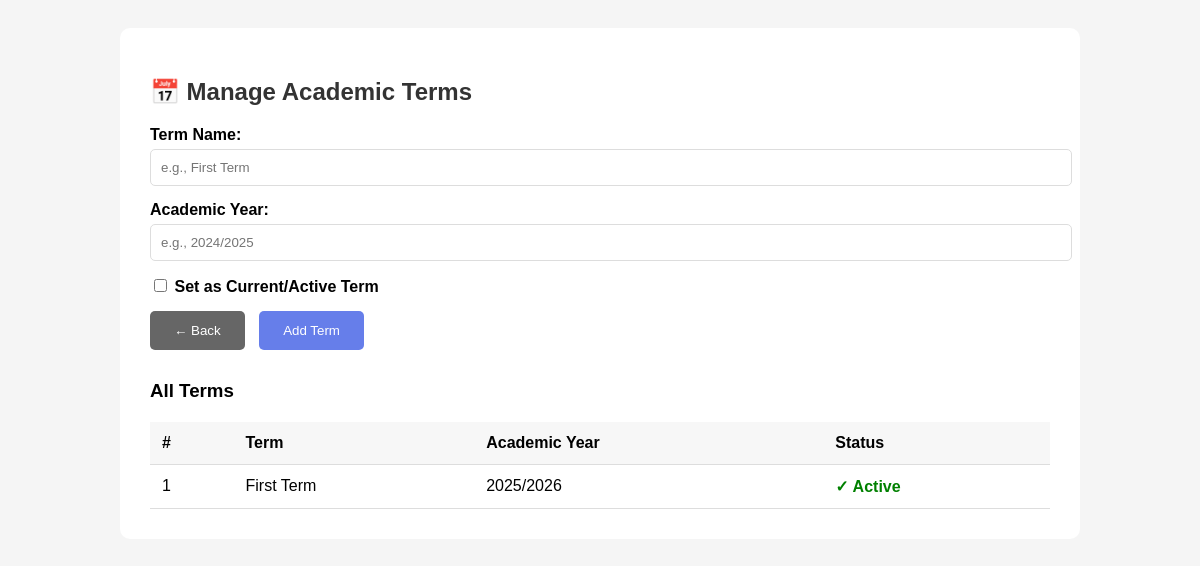
The page /terms (signed in) on the database its author committed.
### tables this page shows
CREATE TABLE terms (
            id INTEGER PRIMARY KEY AUTOINCREMENT,
            name TEXT NOT NULL,
            academic_year TEXT NOT NULL,
            is_current BOOLEAN DEFAULT 0
        );

### app.py (the view, shortened to what this page needs)
@app.route('/terms', methods=['GET', 'POST'])
def terms():
    if 'username' not in session:
        return redirect(url_for('login'))
    db = get_db()
    all_terms = db.execute('SELECT * FROM terms ORDER BY id DESC').fetchall()
    db.close()
    return render_template('terms.html', terms=all_terms)

### app.py (called while the page is built)
def get_db():
    db = sqlite3.connect(DATABASE)
    db.row_factory = sqlite3.Row
    return db

### templates/terms.html (shortened to what this page needs)
<!DOCTYPE html>
<html lang="en">
<head>
</head>
<body>
    <div class="container">
        <h2>📅 Manage Academic Terms</h2>
        <form method="POST">
            <div class="form-group">
                <label>Term Name:</label>
                <input type="text" name="name" placeholder="e.g., First Term" required>
            </div>
            <div class="form-group">
                <label>Academic Year:</label>
                <input type="text" name="academic_year" placeholder="e.g., 2024/2025" required>
            </div>
            <div class="form-group">
                <label>
                    <input type="checkbox" name="is_current" class="checkbox">
                    Set as Current/Active Term
                </label>
            </div>
            <a href="/dashboard"><button type="button" class="back-btn">← Back</button></a>
            <button type="submit">Add Term</button>
        </form>
        <h3 style="margin-top: 30px;">All Terms</h3>
        <table>
            <thead>
                <tr>
                    <th>#</th>
                    <th>Term</th>
                    <th>Academic Year</th>
                    <th>Status</th>
                </tr>
            </thead>
            <tbody>
                {% for term in terms %}
                <tr>
                    <td>{{ loop.index }}</td>
                    <td>{{ term.name }}</td>
                    <td>{{ term.academic_year }}</td>
                    <td>
                        {% if term.is_current %}
                            <span class="active">✓ Active</span>
                        {% else %}
                            Inactive
                        {% endif %}
                    </td>
                </tr>
                {% endfor %}
            </tbody>
        </table>
    </div>
</body>
</html>

### templates/terms.html (style rules this page uses)
body { font-family: Arial, sans-serif; background: #f5f5f5; padding: 20px; }
.container { max-width: 900px; margin: 0 auto; background: white; padding: 30px; border-radius: 10px; }
h2 { color: #333; margin-bottom: 20px; }
.form-group { margin-bottom: 15px; }
label { display: block; margin-bottom: 5px; font-weight: bold; }
input { width: 100%; padding: 10px; border: 1px solid #ddd; border-radius: 5px; }
button { padding: 12px 24px; background: #667eea; color: white; border: none; border-radius: 5px; cursor: pointer; }
.back-btn { background: #666; margin-right: 10px; }
table { width: 100%; border-collapse: collapse; margin-top: 20px; }
th, td { padding: 12px; text-align: left; border-bottom: 1px solid #ddd; }
th { background: #f7f7f7; font-weight: bold; }
.active { color: green; font-weight: bold; }
.checkbox { width: auto; }

### rows shown on the page
terms: name "First Term", academic_year "2025/2026", is_current "✓ Active"
